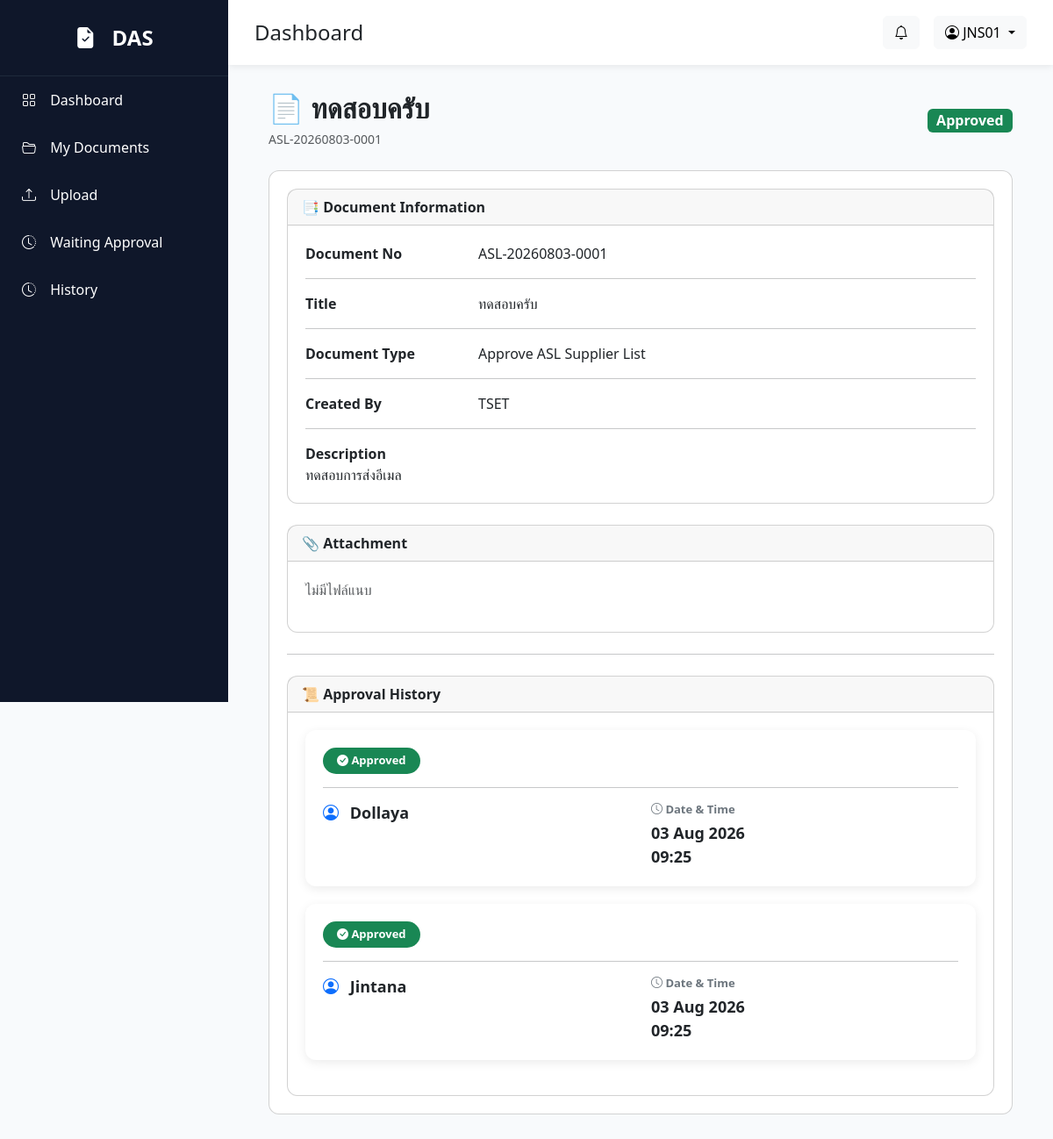
/documents/44 (signed in), run on the app's committed database.
### models/user.py (models this page shows)
class User(UserMixin, db.Model):
    __tablename__ = "users"
    id = db.Column(db.Integer, primary_key=True)
    employee_id = db.Column(db.String(20), unique=True, nullable=False)
    fullname = db.Column(db.String(200), nullable=False)
    username = db.Column(db.String(100), unique=True)
    password = db.Column(db.String(255), nullable=False)
    email = db.Column(db.String(150))
    department = db.Column(db.String(100))
    position = db.Column(db.String(100))
    role = db.Column(db.String(50), default="Employee")
    status = db.Column(db.String(20), default="Active")
    created_at = db.Column(db.DateTime, default=datetime.utcnow)
    approval_steps = db.relationship(
        "ApprovalStep",
        backref="approver",
        lazy=True
    )

### models/document.py (models this page shows)
class Document(db.Model):
    __tablename__ = "documents"
    id = db.Column(db.Integer, primary_key=True)
    document_no = db.Column(db.String(30), unique=True, nullable=False)
    title = db.Column(db.String(255), nullable=False)
    document_type = db.Column(db.String(100), nullable=False)
    description = db.Column(db.Text)
    file_name = db.Column(db.String(255))
    status = db.Column(db.String(50), default="Waiting Manager")
    created_by = db.Column(db.String(20))
    current_approver = db.Column(db.String(20))
    created_at = db.Column(
        db.DateTime,
        default=lambda: datetime.utcnow() + timedelta(hours=7)
    )
    approval_steps = db.relationship(
        "ApprovalStep",
        backref="document",
        lazy=True,
        cascade="all, delete-orphan",
        order_by="ApprovalStep.sequence"
    )

### models/approval.py (models this page shows)
class ApprovalHistory(db.Model):
    __tablename__ = "approval_history"
    id = db.Column(db.Integer, primary_key=True)
    document_id = db.Column(
        db.Integer,
        db.ForeignKey("documents.id"),
        nullable=False
    )
    approver = db.Column(db.String(20), nullable=False)
    action = db.Column(db.String(20))
    comment = db.Column(db.Text)
    approved_at = db.Column(
        db.DateTime,
        default=lambda: datetime.utcnow() + timedelta(hours=7)
    )

### routes/document.py (the view)
@document_bp.route("/documents/<int:id>")
@login_required
def document_detail(id):
    document = Document.query.get_or_404(id)
    if not can_view_document(document, current_user):
        flash(
            "คุณไม่มีสิทธิ์เข้าถึงเอกสารนี้",
            "warning"
        )
        return redirect("/dashboard")
    current_step = ApprovalStep.query.filter_by(
        document_id=document.id,
        approver_id=current_user.id,
        status="Waiting"
    ).first()
    history = ApprovalHistory.query.filter_by(
        document_id=document.id
    ).order_by(
        ApprovalHistory.approved_at.asc()
    ).all()
    return render_template(
        "documents/detail.html",
        document=document,
        current_step=current_step,
        history=history
    )

### app.py (called while the page is built)
@login_manager.user_loader
def load_user(user_id):
    return User.query.get(int(user_id))

### services/permission_service.py (called while the page is built)
def can_view_document(document, user):
    if user.role == "Admin":
        return True
    if document.created_by == user.employee_id:
        return True
    step = ApprovalStep.query.filter_by(
        document_id=document.id,
        approver_id=user.id
    ).first()
    if step:
        return True
    return False

### templates/documents/detail.html (shortened to what this page needs)
{% extends "layout/base.html" %}
{% block content %}
<div class="container-fluid px-3">
    <div class="d-flex flex-column flex-md-row
    justify-content-between
    align-items-start
    align-items-md-center
    mb-4">
        <div>
            <h2 class="fw-bold mb-1">
                📄 {{ document.title }}
            </h2>
            <small class="text-muted">
                {{ document.document_no }}
            </small>
        </div>
        {% if document.status == "Approved" %}
        <span class="badge bg-success fs-6">
            Approved
        </span>
        {% elif document.status == "Rejected" %}
        <span class="badge bg-danger fs-6">
            Rejected
        </span>
        {% else %}
        <span class="badge bg-warning text-dark fs-6">
            Waiting Manager
        </span>
        {% endif %}
    </div>
    <div class="card">
        <div class="card-body">
            <div class="card mb-4">
                <div class="card-header fw-bold">
                    📑 Document Information
                </div>
                <div class="card-body">
                    <div class="row mb-3">
                        <div class="col-md-3">
                            <strong>Document No</strong>
                        </div>
                        <div class="col-md-9">
                            {{ document.document_no }}
                        </div>
                    </div>
                    <hr>
                    <div class="row mb-3">
                        <div class="col-md-3">
                            <strong>Title</strong>
                        </div>
                        <div class="col-md-9">
                            {{ document.title }}
                        </div>
                    </div>
                    <hr>
                    <div class="row mb-3">
                        <div class="col-md-3">
                            <strong>Document Type</strong>
                        </div>
                        <div class="col-md-9">
                            {{ document.document_type }}
                        </div>
                    </div>
                    <hr>
                    <div class="row mb-3">
                        <div class="col-md-3">
                            <strong>Created By</strong>
                        </div>
                        <div class="col-md-9">
                            {{ document.created_by }}
                        </div>
                    </div>
                    <hr>
                    <div class="row">
                        <div class="col-md-3">
                            <strong>Description</strong>
                        </div>
                        <div class="word-break">
                            {{ document.description }}
                        </div>
                    </div>
                </div>
            </div>
            <div class="card mb-4">
                <div class="card-header fw-bold">
                    📎 Attachment
                </div>
                <div class="card-body">
                    {% if document.file_name %}
                    <p class="mb-3">
                        <i class="bi bi-file-earmark-pdf text-danger"></i>
                        {{ document.file_name }}
                    </p>
                    <a href="/documents/view/{{ document.file_name }}" target="_blank" class="btn btn-outline-primary">
                        <i class="bi bi-eye"></i>
                        View PDF
                    </a>
                    <div class="d-grid gap-2 d-md-block" href="/documents/download/{{ document.file_name }}">
                        ⬇ Download
                        </a>
                        {% else %}
                        <p class="text-muted">
                            ไม่มีไฟล์แนบ
                        </p>
                        {% endif %}
                    </div>
                </div>
                <hr>
                <div class="card mt-4">
                    <div class="card-header fw-bold">
                        📜 Approval History
                    </div>
                    <div class="card-body">
                        {% if history %}
                        {% for item in history %}
                        <div class="history-card">
                            <div class="history-status">
                                <span class="badge
            {% if item.action == 'Approved' %}
                bg-success
            {% elif item.action == 'Rejected' %}
                bg-danger
            {% else %}
                bg-warning text-dark
            {% endif %}
            px-3 py-2 rounded-pill">
                                    <i class="bi bi-check-circle-fill"></i>
                                    {{ item.action }}
                                </span>
                            </div>
                            <hr>
                            <div class="row">
                                <div class="col-12 col-md-6">
                                    <div class="history-value">
                                        <i class="bi bi-person-circle text-primary me-2"></i>
                                        {{ item.approver }}
                                    </div>
                                </div>
                                <div class="col-md-6">
                                    <div class="history-title">
                                        <i class="bi bi-clock"></i>
                                        Date & Time
                                    </div>
                                    <div class="history-value">
                                        {{ item.approved_at.strftime("%d %b %Y") }}
                                        <br>
                                        {{ item.approved_at.strftime("%H:%M") }}
                                    </div>
                                </div>
                            </div>
                        </div>
                        {% endfor %}
                        {% else %}
                        <p class="text-muted">
                            ยังไม่มีประวัติการอนุมัติ
                        </p>
                        {% endif %}
                    </div>
                </div>
            </div>
        </div>
    </div>
    {% endblock %}

### templates/layout/base.html (shortened to what this page needs)
<!DOCTYPE html>
<html lang="en">
<head>
    <link href="https://cdn.jsdelivr.net/npm/bootstrap@5.3.7/dist/css/bootstrap.min.css" rel="stylesheet">
    <link href="https://cdn.jsdelivr.net/npm/bootstrap-icons@1.11.3/font/bootstrap-icons.min.css" rel="stylesheet">
    <link rel="stylesheet" href="{{ url_for('static', filename='css/style.css') }}">
</head>
<body>
    <div class="wrapper">
        <div class="sidebar d-none d-lg-block">
            <div class="logo">
                <i class="bi bi-file-earmark-check-fill"></i>
                DAS
            </div>
            <a href="/dashboard">
                <i class="bi bi-grid"></i>
                Dashboard
            </a>
            <a href="/documents">
                <i class="bi bi-folder2-open"></i>
                My Documents
            </a>
            <a href="/documents/create">
                <i class="bi bi-upload"></i>
                Upload
            </a>
            <a href="/documents/waiting">
                <i class="bi bi-clock-history"></i>
                Waiting Approval
            </a>
            <a href="/history">
                <i class="bi bi-clock-history"></i>
                History
            </a>
        </div>
        <div class="main">
            <div class="topbar">
                <div class="d-flex align-items-center">
                    <h4 class="mb-0">
                        {% block page_title %}
                        Dashboard
                        {% endblock %}
                    </h4>
                </div>
                <div class="d-flex align-items-center gap-3">
                    <button class="btn btn-light position-relative">
                        <i class="bi bi-bell"></i>
                    </button>
                    <div class="dropdown">
                        <button class="btn btn-light dropdown-toggle" data-bs-toggle="dropdown">
                            <i class="bi bi-person-circle"></i>
                            {{ current_user.employee_id }}
                        </button>
                    </div>
                </div>
            </div>
            <div class="content">
                {% block content %}
                {% endblock %}
            </div>
        </div>
    </div>
</body>
</html>

### static/css/style.css (style rules this page uses)
* { margin:0; padding:0; box-sizing:border-box; font-family:'Segoe UI',sans-serif; }
body { background:#F8FAFC; }
.wrapper { display:flex; }
.sidebar { width:260px; height:100vh; background:#0F172A; color:white; position:fixed; }
.logo { padding:25px; font-size:24px; font-weight:bold; text-align:center; border-bottom:1px solid #1E293B; }
.sidebar a { color:white; text-decoration:none; display:block; padding:15px 25px; transition:.3s; }
.sidebar i { margin-right:12px; }
.main { margin-left:260px; width:100%; }
.topbar { background:white; padding:18px 30px; display:flex; justify-content:space-between; align-items:center; box-shadow:0 2px 8px rgba(0,0,0,.08); }
.content { padding:30px; }
.card { border-radius: 12px; }
.card-body { padding: 20px; }
.badge { font-size: 13px; }
.history-card { background:#fff; border-radius:12px; padding:20px; margin-bottom:20px; box-shadow:0 3px 12px rgba(0,0,0,.08); }
.history-status { margin-bottom:15px; }
.history-title { font-size:13px; color:#6c757d; font-weight:600; margin-bottom:4px; }
.history-value { font-size:18px; font-weight:600; color:#212529; }
.history-card hr { margin:15px 0; }
.word-break { word-break:break-word; }

### data on the page
User: employee_id "JNS01"
Document: title "ทดสอบครับ", document_no "ASL-20260803-0001", document_type "Approve ASL Supplier List", created_by "TSET", description "ทดสอบการส่งอีเมล"
ApprovalHistory: action "Approved", approver "Dollaya", approved_at "03 Aug 2026", approved_at "09:25"
ApprovalHistory: action "Approved", approver "Jintana", approved_at "03 Aug 2026", approved_at "09:25"
